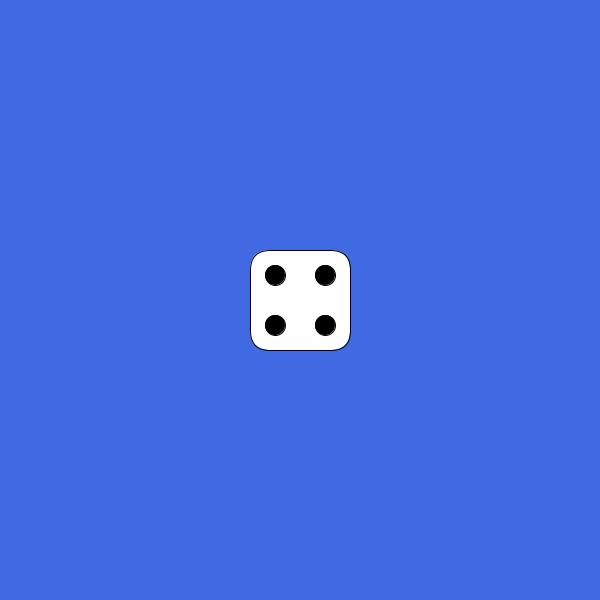
Frame 1 (no input)
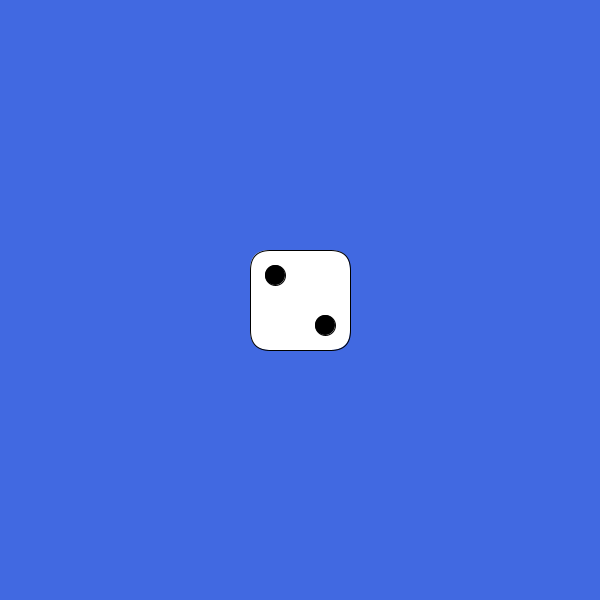
Frame 2 (the mouse pressed at the canvas centre, redrawn once)

The Processing sketch that drew these frames (run headless with seeded random() and noise(); the mouse was pressed at the canvas centre and the sketch redrawn once):

// Processing sketch: sketch_2_1
// ── sketch_2_1.pde
int diceSize = 100; 
int count1 = 0;
int count2 = 0;
int count3 = 0;
int count4 = 0;
int count5 = 0;
int count6 = 0;

void setup() {
  frameRate(10);
  size(600, 600);
  noLoop();
}

void draw() {
  background(65, 105, 225); 

  //the dice
  fill(255, 255, 255); 
  rectMode(CENTER);
  rect(width/2, height/2, diceSize, diceSize, diceSize/5);

  //the dots
  fill(0, 0, 0);
  int dots = int(random(1, 7));
  if (dots == 1 || dots == 3 || dots == 5)
    ellipse(width/2, height/2, diceSize/5, diceSize/5); 
  if (dots == 2 || dots == 3 || dots == 4 || dots == 5 || dots == 6) { 
    ellipse(width/2 - diceSize/4, height/2 - diceSize/4, diceSize/5, diceSize/5);
    ellipse(width/2 + diceSize/4, height/2 + diceSize/4, diceSize/5, diceSize/5);
  }
  if (dots == 4 || dots == 5 || dots == 6) {
    ellipse(width/2 - diceSize/4, height/2 + diceSize/4, diceSize/5, diceSize/5);
    ellipse(width/2 + diceSize/4, height/2 - diceSize/4, diceSize/5, diceSize/5);
  }
  if (dots == 6) {
    ellipse(width/2, height/2 - diceSize/4, diceSize/5, diceSize/5);
    ellipse(width/2, height/2 + diceSize/4, diceSize/5, diceSize/5);
  }

switch (dots) {
  case 1:
  count1++;
  break;
    case 2:
  count2++;
  break;
    case 3:
  count3++;
  break;
    case 4:
  count4++;
  break;
    case 5:
  count5++;
  break;
    case 6:
  count6++;
  break;
}

println(count1, count2, count3, count4, count5, count6);

  //rolling of the dice
  if (mousePressed && mouseButton == LEFT)
    noLoop();
}
void mousePressed() {
  loop();
}
